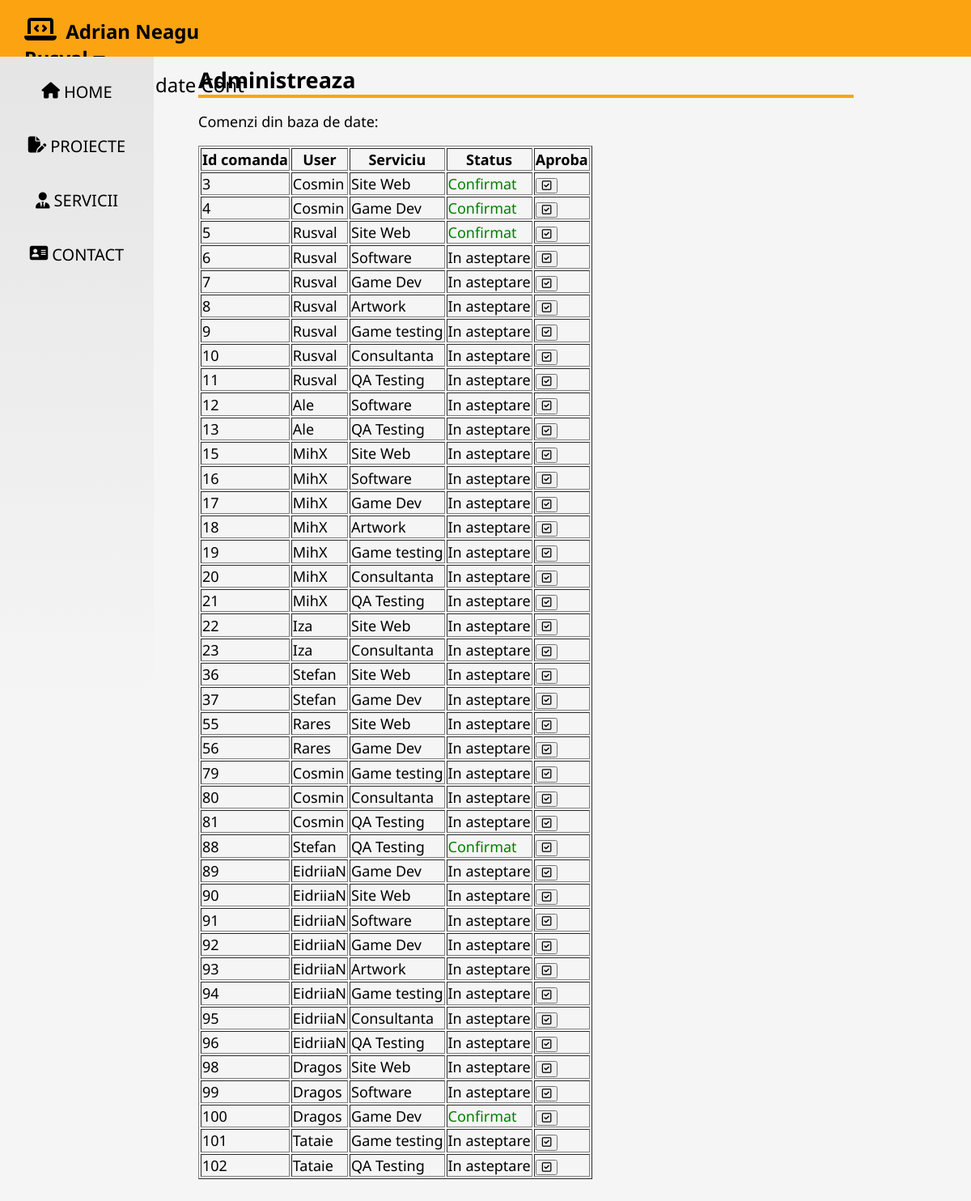
Screenshot of /Website/PHP/administreaza.php (signed in) with the database file from the repository.
### tables this page shows
CREATE TABLE IF NOT EXISTS `comenzi` (
  `id_comanda` int(11) NOT NULL AUTO_INCREMENT,
  `id_serviciu` int(11) NOT NULL,
  `id_user` int(11) NOT NULL,
  `status` tinyint(1) NOT NULL,
  PRIMARY KEY (`id_comanda`),
  KEY `id_serviciu` (`id_serviciu`),
  KEY `comenzi_ibfk_2` (`id_user`)
);

CREATE TABLE IF NOT EXISTS `users` (
  `id` int(11) NOT NULL AUTO_INCREMENT,
  `username` varchar(20) NOT NULL,
  `email` varchar(50) NOT NULL,
  `nume` varchar(20) NOT NULL,
  `prenume` varchar(20) NOT NULL,
  `parola` varchar(20) NOT NULL,
  `admin` tinyint(1) NOT NULL,
  PRIMARY KEY (`id`)
);

CREATE TABLE IF NOT EXISTS `servicii` (
  `id` int(11) NOT NULL AUTO_INCREMENT,
  `nume` varchar(50) NOT NULL,
  `descriere` varchar(100) NOT NULL,
  `timp_estimativ` varchar(50) NOT NULL,
  `pret` int(11) NOT NULL,
  PRIMARY KEY (`id`)
);

### Website/PHP/administreaza.php (the view, shortened to what this page needs)
<?php
function adminTable()
{
    require 'conectDB.php';
    $sql = "SELECT c.id_comanda, s.nume, c.status, u.username from comenzi c, servicii s, users u where c.id_serviciu=s.id and c.id_user=u.id order by id_comanda";
    $result = mysqli_query($conn, $sql);
    echo "<table border='1'>
        <tr>
        <th>Id comanda</th>
        <th>User</th>
        <th>Serviciu</th>
        <th>Status</th>
        <th>Aproba</th>
        </tr>";
    while ($row = mysqli_fetch_assoc($result)) {
        echo "<tr>";
        echo "<td>" . $row['id_comanda'] . "</td>";
        echo "<td>" . $row['username'] . "</td>";
        echo "<td>" . $row['nume'] . "</td>";
        if($row['status']==1){
            echo'<td style="color:green;">Confirmat</td>';
        }
        else{
            echo'<td>In asteptare</td>';
        }
        echo "<form>";
        echo '<td><button onclick="return confirm(\'Esti sigur ca vrei sa aprobi comanda?\');
        " class="fa-regular fa-square-check" formaction="confirmComanda.php" formmethod="POST" value="'.$row['id_comanda'].'" name="confirmComanda">
        </button></td>';
        echo "</form>";
        echo "</tr>";
    }
    echo "</table>";
}
?>
<!DOCTYPE html>
<html lang="en">
<head>
    <link rel="stylesheet" type="text/css" href="/ProiectDAW/css/style.css">
    <link rel="stylesheet" type="text/css" href="/ProiectDAW/css/fontawsome/css/all.css">
    <link rel="stylesheet" type="text/css" href="/ProiectDAW/css/fontawsome/fontawesome.css">
</head>
<body>
    <?php
    require 'menu.php';
    ?>
    <main>
        <h2 class="title">Administreaza</h2>
        <p>Comenzi din baza de date:</p>
        <?php
        echo '<div class="tabelServicii3">';
        adminTable();
        echo '</div>';
        ?>
    </main>
</body>
</html>

### Website/EidriiaN.github.io/css/style.css (style rules this page uses)
* { box-sizing: border-box; }
body { margin: 0; background-color: #f5f5f5; font-size: 18px; font-family: 'Noto Sans', sans-serif; }
main { margin: 10px 10% 60px 220px; padding: 0px 25px; }
p { line-height: 125%; }
.title { border-bottom: 4px solid #fca311; margin-bottom: 5px; margin-top: 10px; }

### rows the page displays
comenzi: id_comanda "3", id_user.username "Cosmin", id_serviciu.nume "Site Web", status "Confirmat"
comenzi: id_comanda "4", id_user.username "Cosmin", id_serviciu.nume "Game Dev", status "Confirmat"
comenzi: id_comanda "5", id_user.username "Rusval", id_serviciu.nume "Site Web", status "Confirmat"
comenzi: id_comanda "6", id_user.username "Rusval", id_serviciu.nume "Software", status "In asteptare"
comenzi: id_comanda "7", id_user.username "Rusval", id_serviciu.nume "Game Dev", status "In asteptare"
comenzi: id_comanda "8", id_user.username "Rusval", id_serviciu.nume "Artwork", status "In asteptare"
comenzi: id_comanda "9", id_user.username "Rusval", id_serviciu.nume "Game testing", status "In asteptare"
comenzi: id_comanda "10", id_user.username "Rusval", id_serviciu.nume "Consultanta", status "In asteptare"
comenzi: id_comanda "11", id_user.username "Rusval", id_serviciu.nume "QA Testing", status "In asteptare"
comenzi: id_comanda "12", id_user.username "Ale", id_serviciu.nume "Software", status "In asteptare"
comenzi: id_comanda "13", id_user.username "Ale", id_serviciu.nume "QA Testing", status "In asteptare"
comenzi: id_comanda "15", id_user.username "MihX", id_serviciu.nume "Site Web", status "In asteptare"
comenzi: id_comanda "16", id_user.username "MihX", id_serviciu.nume "Software", status "In asteptare"
comenzi: id_comanda "17", id_user.username "MihX", id_serviciu.nume "Game Dev", status "In asteptare"
comenzi: id_comanda "18", id_user.username "MihX", id_serviciu.nume "Artwork", status "In asteptare"
comenzi: id_comanda "19", id_user.username "MihX", id_serviciu.nume "Game testing", status "In asteptare"
comenzi: id_comanda "20", id_user.username "MihX", id_serviciu.nume "Consultanta", status "In asteptare"
comenzi: id_comanda "21", id_user.username "MihX", id_serviciu.nume "QA Testing", status "In asteptare"
comenzi: id_comanda "22", id_user.username "Iza", id_serviciu.nume "Site Web", status "In asteptare"
comenzi: id_comanda "23", id_user.username "Iza", id_serviciu.nume "Consultanta", status "In asteptare"
comenzi: id_comanda "36", id_user.username "Stefan", id_serviciu.nume "Site Web", status "In asteptare"
comenzi: id_comanda "37", id_user.username "Stefan", id_serviciu.nume "Game Dev", status "In asteptare"
comenzi: id_comanda "55", id_user.username "Rares", id_serviciu.nume "Site Web", status "In asteptare"
comenzi: id_comanda "56", id_user.username "Rares", id_serviciu.nume "Game Dev", status "In asteptare"
comenzi: id_comanda "79", id_user.username "Cosmin", id_serviciu.nume "Game testing", status "In asteptare"
comenzi: id_comanda "80", id_user.username "Cosmin", id_serviciu.nume "Consultanta", status "In asteptare"
comenzi: id_comanda "81", id_user.username "Cosmin", id_serviciu.nume "QA Testing", status "In asteptare"
comenzi: id_comanda "88", id_user.username "Stefan", id_serviciu.nume "QA Testing", status "Confirmat"
comenzi: id_comanda "89", id_user.username "EidriiaN", id_serviciu.nume "Game Dev", status "In asteptare"
comenzi: id_comanda "90", id_user.username "EidriiaN", id_serviciu.nume "Site Web", status "In asteptare"
comenzi: id_comanda "91", id_user.username "EidriiaN", id_serviciu.nume "Software", status "In asteptare"
comenzi: id_comanda "92", id_user.username "EidriiaN", id_serviciu.nume "Game Dev", status "In asteptare"
comenzi: id_comanda "93", id_user.username "EidriiaN", id_serviciu.nume "Artwork", status "In asteptare"
comenzi: id_comanda "94", id_user.username "EidriiaN", id_serviciu.nume "Game testing", status "In asteptare"
comenzi: id_comanda "95", id_user.username "EidriiaN", id_serviciu.nume "Consultanta", status "In asteptare"
comenzi: id_comanda "96", id_user.username "EidriiaN", id_serviciu.nume "QA Testing", status "In asteptare"
comenzi: id_comanda "98", id_user.username "Dragos", id_serviciu.nume "Site Web", status "In asteptare"
comenzi: id_comanda "99", id_user.username "Dragos", id_serviciu.nume "Software", status "In asteptare"
comenzi: id_comanda "100", id_user.username "Dragos", id_serviciu.nume "Game Dev", status "Confirmat"
comenzi: id_comanda "101", id_user.username "Tataie", id_serviciu.nume "Game testing", status "In asteptare"
comenzi: id_comanda "102", id_user.username "Tataie", id_serviciu.nume "QA Testing", status "In asteptare"

### other values shown
$_SESSION["username"] "Rusval"
